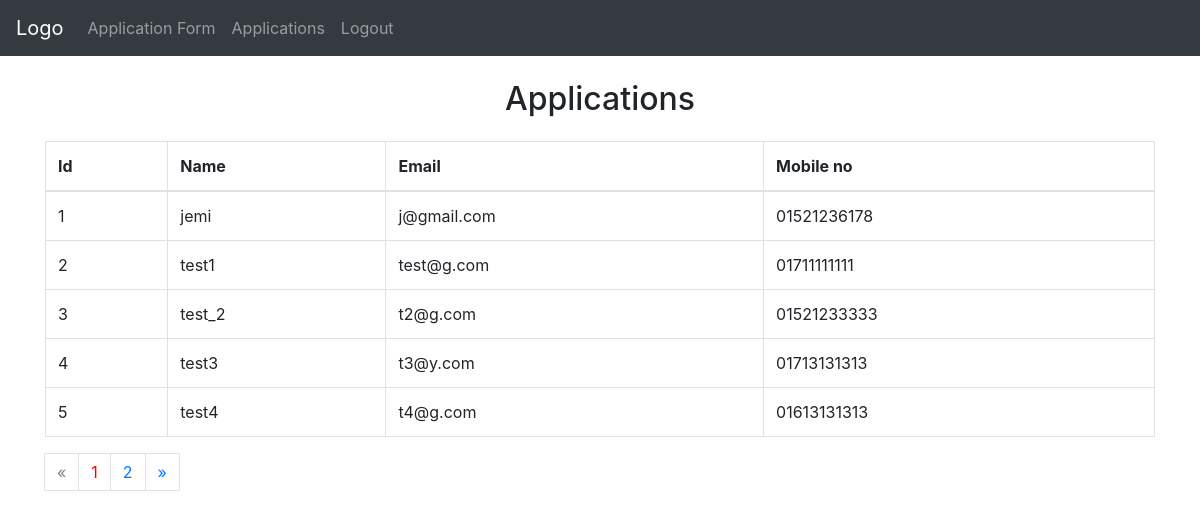
/user (signed in), run on the app's committed database.
### kludioUsers_app/models.py (models this page shows)
class users(models.Model):
    name = models.CharField(max_length=200, default='')
    email = models.EmailField(unique=True)
    phone_regex = RegexValidator(regex=r'^(?:\+?88)?01[1-9]\d{8}$',
                                 message="Invalid Mobile No.")
    mobile_no = models.CharField(validators=[phone_regex], max_length=15, unique=True)  # validators should be a list

### kludioUsers_app/views.py (the view)
# urls.py: path('user', views.user, name='user'),
@login_required
def user(request):
    user_list= users.objects.all()
    page = request.GET.get('page', 1)
    paginator = Paginator(user_list, 5)
    try:
        user = paginator.page(page)
    except PageNotAnInteger:
        user = paginator.page(1)
    except EmptyPage:
        user = paginator.page(paginator.num_pages)
    return render(request, 'users.html',{'users': user})

### templates/users.html
{% extends 'navbar.html' %}
{% block content %}
<h2 align="center" style="margin-bottom:2%;">Applications</h2>
<table class="table table-bordered">
  <thead>
    <tr>
      <th>Id</th>
      <th>Name</th>
      <th>Email</th>
      <th>Mobile no</th>
    </tr>
  </thead>
  <tbody>
    {% for user in users %}
      <tr>
        <td>{{ user.id }}</td>
        <td>{{ user.name }}</td>
        <td>{{ user.email }}</td>
        <td>{{ user.mobile_no }}</td>
      </tr>
    {% endfor %}
  </tbody>
</table>
{% if users.has_other_pages %}
  <ul class="pagination">
    {% if users.has_previous %}
      <li><a class="page-link" href="?page={{ users.previous_page_number }}">&laquo;</a></li>
    {% else %}
      <li class="disabled page-link" style="color:gray;"><span>&laquo;</span></li>
    {% endif %}
    {% for i in users.paginator.page_range %}
      {% if users.number == i %}
        <li class="active page-link" style="color:red;"><span>{{ i }} <span class="sr-only">(current)</span></span></li>
      {% else %}
        <li><a class="page-link" href="?page={{ i }}">{{ i }}</a></li>
      {% endif %}
    {% endfor %}
    {% if users.has_next %}
      <li><a class="page-link" href="?page={{ users.next_page_number }}">&raquo;</a></li>
    {% else %}
      <li class="disabled page-link" style="color:gray;"><span>&raquo;</span></li>
    {% endif %}
  </ul>
{% endif %}
{% endblock %}

### data on the page
users: id "1", name "jemi", email "j@gmail.com", mobile_no "01521236178"
users: id "2", name "test1", email "test@g.com", mobile_no "01711111111"
users: id "3", name "test_2", email "t2@g.com", mobile_no "01521233333"
users: id "4", name "test3", email "t3@y.com", mobile_no "01713131313"
users: id "5", name "test4", email "t4@g.com", mobile_no "01613131313"

### other printed values
{{ i }} "1"
{{ i }} "2"
